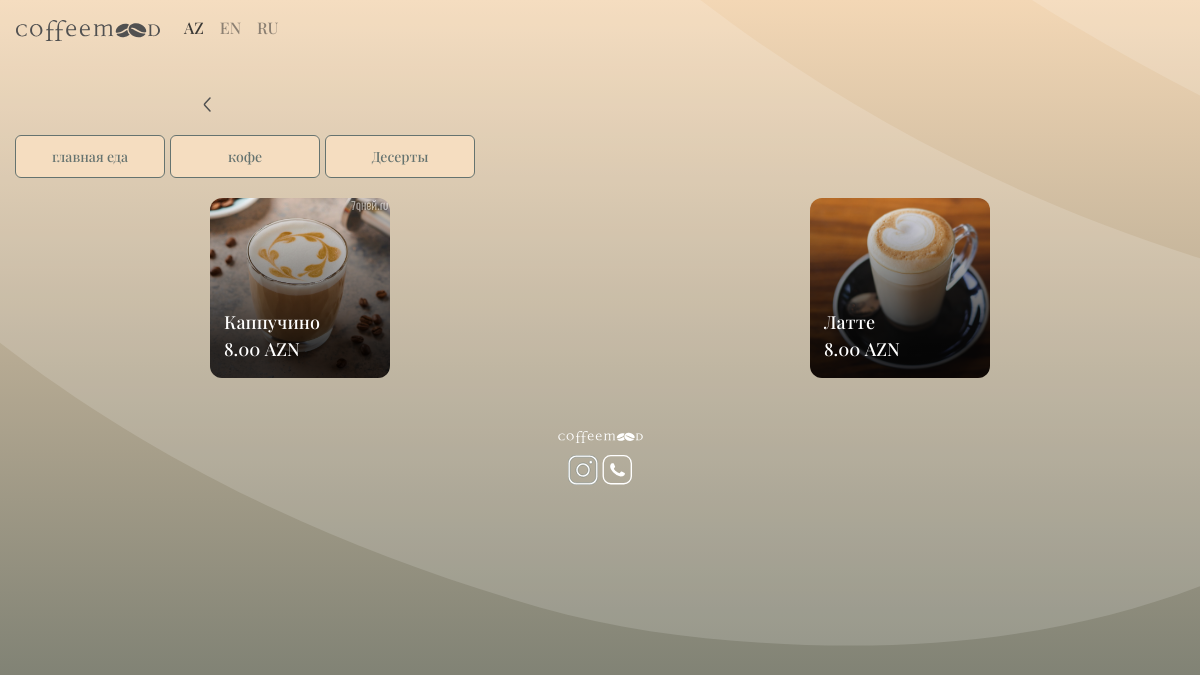
Screenshot of /products/ru/ with the database file from the repository.
### core/models.py (models this page shows, shortened)
class Product(models.Model):
    en_title = models.CharField('EN Title',max_length=300, null=True)
    ru_title = models.CharField('RU Title',max_length=300, null=True)
    az_title = models.CharField('AZ Title',max_length=300, null=True)
    amount = models.IntegerField(null=True, blank=True, default=0)
    price = models.DecimalField('Price',max_digits=6, decimal_places=2)
    en_compound = models.TextField('EN Compound')
    az_compound = models.TextField('AZ Compound')
    ru_compound = models.TextField('RU Compound')
    image = models.ImageField('Image',upload_to='images/', null=True, blank=True)
    category = models.ForeignKey('Category', on_delete=models.CASCADE, db_index=True, related_name='products', null=False, blank=True)
    created_at = models.DateTimeField(auto_now_add=True)
    updated_at = models.DateTimeField(auto_now=True)
    class Meta:
        verbose_name = 'Product'
        verbose_name_plural = 'Products'

### core/views.py (the view)
# urls.py: path('products/ru/',RuProductsView.as_view(),name ='products-ru'),
class RuProductsView(ListView):
    template_name = "ru_list.html"
    model = Product
    context_object_name = 'products'
    queryset = Product.objects.order_by('-id')
    def get_context_data(self, **kwargs):
        context = super().get_context_data(**kwargs)
        context['categories'] = Category.objects.all()
        return context
    def get_queryset(self):
        category = self.request.GET.get('category')
        queryset = Product.objects.order_by('-id')
        if category:
            queryset = queryset.filter(category__ru_title=category)
        return queryset

### core/templates/ru_list.html (shortened to what this page needs)
{% load static %}
<!DOCTYPE html>
<html lang="en">
<head>
    <link rel="stylesheet" href="https://cdn.jsdelivr.net/npm/bootstrap@4.5.3/dist/css/bootstrap.min.css">
    <link rel="stylesheet" href="{% static '/css/modal.css' %}">
</head>
<body style="background: linear-gradient(180deg, #F3D7B5 , #4A5A56); background-repeat: no-repeat;">
    <nav class="navbar navbar-expand-lg navbar-light">
        <a class="navbar-brand" href="{% url 'core:main' %}"><img src="{% static '/img/blacklogo.svg' %}" style="width: 143.97px;" alt=""></a>
        <div class="collapse navbar-collapse" id="navbarNav">
            <ul class="navbar-nav" style="-webkit-align-items: end;">
                <li class="nav-item active">
                  <a class="nav-link" href="{% url 'core:products-az' %}">AZ</a>
                </li>
                <li class="nav-item">
                  <a class="nav-link" href="{% url 'core:products-en' %}">EN</a>
                </li>
                <li class="nav-item">
                  <a class="nav-link" href="{% url 'core:products-ru' %}">RU</a>
                </li>
              </ul>
        </div>
      </nav>
    <div class="logo-container" style="text-align: center; padding: 35px 36% 0px 50px;z-index: 1;display: flex; justify-content: space-around;">
        <a href="{% url 'core:category-ru' %}"><img src="{% static '/img/arrow.svg' %}" alt=""></a>
        <div>
        </div>
    </div>
    <div class="logo-container" style="text-align: center; padding: 20px 10px;">
        <div class="buttons" style="display: flex; overflow-y: scroll;">
            {% for category in categories %}
            <a href="{% url 'core:products-ru' %}?category={{category.ru_title}}">
                <button style="border: 1px solid #4A5A56; border-radius: 6px; padding: 10px 16px; background-color: #F3D7B5; color: #4A5A56; font-size: 14px; min-width: 150px; margin-left: 5px;">{{category.ru_title}}</button>
            </a>
            {% endfor %}
        </div>
    </div>
    <div class="logo-container" style="z-index: 2;">
        <div class="">
            <div class="row" style="margin-left: 0; margin-right: 0;">
                {% for product in products %}
                <div class="col-6" style="margin-bottom: 10px; text-align: -webkit-center; padding: 0;">
                    <div onclick="openSearch{{product.id}}()" style="width: 180px;padding-left: 14px; padding-bottom: 15px; height: 180px; background:linear-gradient(180deg, rgba(0, 0, 0, 0) 0%, #000000cc 82.81%), url({{product.image.url}}); background-size: cover; border-radius: 12px; position:relative;">
                        <div style="text-align: left; position:absolute;
                        bottom:15px;
                        left:14px;">
                            <span href="" style="font-size: 18px; color: white;">{{product.ru_title}}</span>
                            <br>
                            <span href="" style="font-size: 18px; color: white;">{{product.price}} AZN</span>
                        </div>
                    </div>
                </div>
                {% endfor %}
            </div>
        </div>
    </div>
    <div class="logo-container" style="text-align: center; padding: 35px 50px 8px 50px;">
        <a href="">
        </a>
     </div>
    <div class="logo-container" style="text-align: center; padding: 0px 50px 20px 50px;">
        <a href="">
        </a>
        <a href="">
        </a>
     </div>
<img src="./img/bean.svg" class="bean" style="margin-top: -1750px; width: 100%;" alt="">
</body>
</html>

### rows the page displays
Product: image (picture), ru_title "Каппучино", price "8.00"
Product: image (picture), ru_title "Латте", price "8.00"
